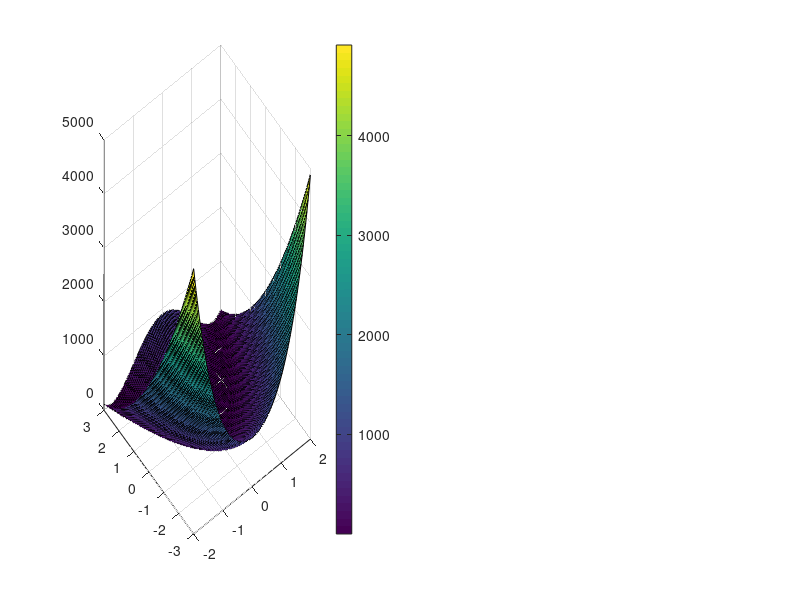

Here is the MATLAB script that generated this plot: (Note: this script raises an error after producing the figure.)
%% Assignment 2
% Student: Jeferson Morales Mariciano
clc; clear variables; close all;

%% Exercise 1.1
% Rosenbrock function, global minima [1,1]
f_rosenbrock = @(x) (1 - x(:,1)).^2 + 100*(x(:,2) - x(:,1).^2).^2;

x = linspace(-2, 2, 100);
y = linspace(-3, 3, 100);
[X,Y] = meshgrid(x, y);
Z = f_rosenbrock([X(:), Y(:)]);
Z = reshape(Z, size(X)); % get back the f vals in X MxN size

% plottings: energy function 3d & 2d, 
figure;
subplot(1,2,1);
sc = surf(X,Y,Z);
colorbar;
sc.EdgeColor = 'none';

subplot(1,2,2);
contourf(X, Y, Z);
